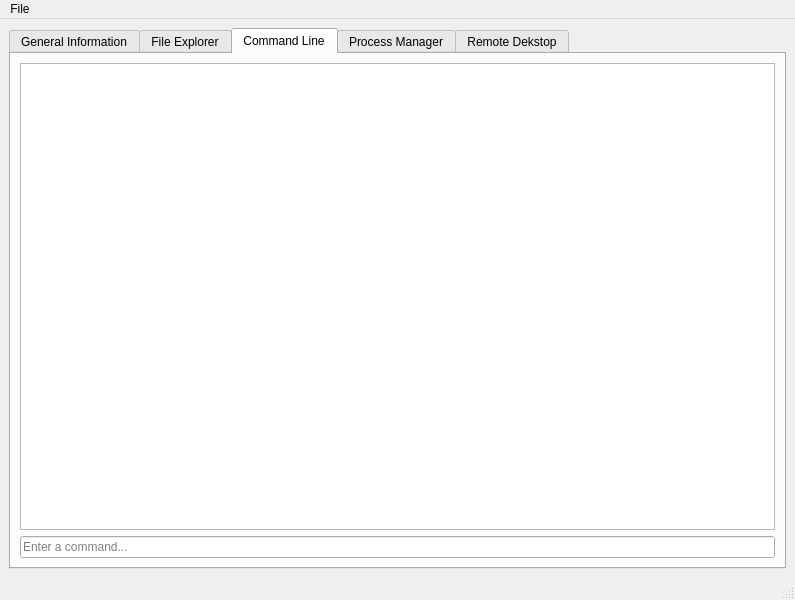
<?xml version="1.0" encoding="UTF-8"?>
<ui version="4.0">
 <class>ClientInspectionWindow</class>
 <widget class="QMainWindow" name="ClientInspectionWindow">
  <property name="geometry">
   <rect>
    <x>0</x>
    <y>0</y>
    <width>795</width>
    <height>600</height>
   </rect>
  </property>
  <property name="windowTitle">
   <string>Client Inspection Window</string>
  </property>
  <widget class="QWidget" name="centralwidget">
   <layout class="QVBoxLayout" name="verticalLayout_10">
    <item>
     <widget class="QTabWidget" name="TabContainer">
      <property name="currentIndex">
       <number>2</number>
      </property>
      <widget class="QWidget" name="ConnectionInformationTab">
       <attribute name="title">
        <string>General Information</string>
       </attribute>
       <layout class="QVBoxLayout" name="verticalLayout_9">
        <item>
         <widget class="QSplitter" name="splitter">
          <property name="orientation">
           <enum>Qt::Vertical</enum>
          </property>
          <widget class="QWidget" name="layoutWidget">
           <layout class="QHBoxLayout" name="horizontalLayout_2">
            <property name="bottomMargin">
             <number>10</number>
            </property>
            <item>
             <widget class="QTableWidget" name="SystemInformationTable">
              <property name="columnCount">
               <number>2</number>
              </property>
              <attribute name="horizontalHeaderShowSortIndicator" stdset="0">
               <bool>false</bool>
              </attribute>
              <attribute name="horizontalHeaderStretchLastSection">
               <bool>false</bool>
              </attribute>
              <column>
               <property name="text">
                <string>Specification</string>
               </property>
              </column>
              <column>
               <property name="text">
                <string>Value</string>
               </property>
              </column>
             </widget>
            </item>
            <item>
             <layout class="QVBoxLayout" name="verticalLayout_8">
              <item>
               <layout class="QHBoxLayout" name="horizontalLayout_9">
                <item>
                 <layout class="QVBoxLayout" name="verticalLayout">
                  <property name="leftMargin">
                   <number>20</number>
                  </property>
                  <property name="rightMargin">
                   <number>20</number>
                  </property>
                  <item>
                   <widget class="QLabel" name="CPUUsageLabel">
                    <property name="font">
                     <font>
                      <pointsize>12</pointsize>
                      <weight>75</weight>
                      <bold>true</bold>
                     </font>
                    </property>
                    <property name="text">
                     <string>CPU Usage</string>
                    </property>
                    <property name="alignment">
                     <set>Qt::AlignCenter</set>
                    </property>
                   </widget>
                  </item>
                  <item>
                   <layout class="QHBoxLayout" name="horizontalLayout">
                    <item>
                     <widget class="QProgressBar" name="CPUUsageProgressBar">
                      <property name="minimumSize">
                       <size>
                        <width>0</width>
                        <height>0</height>
                       </size>
                      </property>
                      <property name="value">
                       <number>24</number>
                      </property>
                      <property name="alignment">
                       <set>Qt::AlignCenter</set>
                      </property>
                      <property name="orientation">
                       <enum>Qt::Vertical</enum>
                      </property>
                      <property name="invertedAppearance">
                       <bool>false</bool>
                      </property>
                      <property name="textDirection">
                       <enum>QProgressBar::TopToBottom</enum>
                      </property>
                     </widget>
                    </item>
                   </layout>
                  </item>
                  <item>
                   <widget class="QLabel" name="CPUUsagePrecentage">
                    <property name="text">
                     <string>TextLabel</string>
                    </property>
                    <property name="alignment">
                     <set>Qt::AlignCenter</set>
                    </property>
                   </widget>
                  </item>
                 </layout>
                </item>
                <item>
                 <layout class="QVBoxLayout" name="verticalLayout_5">
                  <property name="leftMargin">
                   <number>20</number>
                  </property>
                  <property name="rightMargin">
                   <number>20</number>
                  </property>
                  <item>
                   <widget class="QLabel" name="GPUUsageLabel">
                    <property name="font">
                     <font>
                      <pointsize>12</pointsize>
                      <weight>75</weight>
                      <bold>true</bold>
                     </font>
                    </property>
                    <property name="text">
                     <string>GPU Usage</string>
                    </property>
                    <property name="alignment">
                     <set>Qt::AlignCenter</set>
                    </property>
                   </widget>
                  </item>
                  <item>
                   <layout class="QHBoxLayout" name="horizontalLayout_6">
                    <item>
                     <widget class="QProgressBar" name="GPUUsageProgressBar">
                      <property name="value">
                       <number>24</number>
                      </property>
                      <property name="alignment">
                       <set>Qt::AlignCenter</set>
                      </property>
                      <property name="orientation">
                       <enum>Qt::Vertical</enum>
                      </property>
                     </widget>
                    </item>
                   </layout>
                  </item>
                  <item>
                   <widget class="QLabel" name="GPUUsagePrecentage">
                    <property name="text">
                     <string>TextLabel</string>
                    </property>
                    <property name="alignment">
                     <set>Qt::AlignCenter</set>
                    </property>
                   </widget>
                  </item>
                 </layout>
                </item>
               </layout>
              </item>
              <item>
               <layout class="QHBoxLayout" name="horizontalLayout_10">
                <item>
                 <layout class="QVBoxLayout" name="verticalLayout_6">
                  <property name="leftMargin">
                   <number>20</number>
                  </property>
                  <property name="rightMargin">
                   <number>20</number>
                  </property>
                  <item>
                   <widget class="QLabel" name="RAMUsageLabel">
                    <property name="font">
                     <font>
                      <pointsize>12</pointsize>
                      <weight>75</weight>
                      <bold>true</bold>
                     </font>
                    </property>
                    <property name="text">
                     <string>Ram Usage</string>
                    </property>
                    <property name="alignment">
                     <set>Qt::AlignCenter</set>
                    </property>
                   </widget>
                  </item>
                  <item>
                   <layout class="QHBoxLayout" name="horizontalLayout_7">
                    <item>
                     <widget class="QProgressBar" name="RAMUsageProgressBar">
                      <property name="value">
                       <number>24</number>
                      </property>
                      <property name="alignment">
                       <set>Qt::AlignCenter</set>
                      </property>
                      <property name="orientation">
                       <enum>Qt::Vertical</enum>
                      </property>
                     </widget>
                    </item>
                   </layout>
                  </item>
                  <item>
                   <widget class="QLabel" name="RamUsagePrecentage">
                    <property name="text">
                     <string>TextLabel</string>
                    </property>
                    <property name="alignment">
                     <set>Qt::AlignCenter</set>
                    </property>
                   </widget>
                  </item>
                 </layout>
                </item>
                <item>
                 <layout class="QVBoxLayout" name="verticalLayout_7">
                  <property name="leftMargin">
                   <number>0</number>
                  </property>
                  <property name="rightMargin">
                   <number>0</number>
                  </property>
                  <item>
                   <widget class="QLabel" name="DiskUsageLabel">
                    <property name="font">
                     <font>
                      <pointsize>12</pointsize>
                      <weight>75</weight>
                      <bold>true</bold>
                     </font>
                    </property>
                    <property name="text">
                     <string>Disk Usage</string>
                    </property>
                    <property name="alignment">
                     <set>Qt::AlignCenter</set>
                    </property>
                   </widget>
                  </item>
                  <item>
                   <layout class="QHBoxLayout" name="horizontalLayout_8">
                    <item>
                     <widget class="QProgressBar" name="DiskUsageProgressBar">
                      <property name="value">
                       <number>24</number>
                      </property>
                      <property name="alignment">
                       <set>Qt::AlignCenter</set>
                      </property>
                      <property name="orientation">
                       <enum>Qt::Vertical</enum>
                      </property>
                     </widget>
                    </item>
                   </layout>
                  </item>
                  <item>
                   <widget class="QLabel" name="DiskUsagePrecentage">
                    <property name="text">
                     <string>TextLabel</string>
                    </property>
                    <property name="alignment">
                     <set>Qt::AlignCenter</set>
                    </property>
                   </widget>
                  </item>
                 </layout>
                </item>
               </layout>
              </item>
             </layout>
            </item>
           </layout>
          </widget>
          <widget class="QWidget" name="verticalLayoutWidget">
           <layout class="QVBoxLayout" name="verticalLayout_11">
            <item>
             <widget class="QLabel" name="ConnectionInformationHeader">
              <property name="font">
               <font>
                <pointsize>16</pointsize>
                <weight>75</weight>
                <bold>true</bold>
               </font>
              </property>
              <property name="text">
               <string>Connection Information</string>
              </property>
             </widget>
            </item>
            <item>
             <layout class="QHBoxLayout" name="horizontalLayout_11">
              <item>
               <layout class="QGridLayout" name="gridLayout">
                <property name="sizeConstraint">
                 <enum>QLayout::SetDefaultConstraint</enum>
                </property>
                <item row="1" column="0">
                 <widget class="QLabel" name="label_8">
                  <property name="font">
                   <font>
                    <pointsize>14</pointsize>
                   </font>
                  </property>
                  <property name="text">
                   <string>Latency</string>
                  </property>
                 </widget>
                </item>
                <item row="0" column="0">
                 <widget class="QLabel" name="label_10">
                  <property name="font">
                   <font>
                    <pointsize>14</pointsize>
                   </font>
                  </property>
                  <property name="text">
                   <string>Address</string>
                  </property>
                 </widget>
                </item>
               </layout>
              </item>
             </layout>
            </item>
           </layout>
          </widget>
         </widget>
        </item>
       </layout>
      </widget>
      <widget class="QWidget" name="FileExplorerTab">
       <attribute name="title">
        <string>File Explorer</string>
       </attribute>
       <layout class="QVBoxLayout" name="verticalLayout_2">
        <item>
         <widget class="QGroupBox" name="groupBox">
          <property name="sizePolicy">
           <sizepolicy hsizetype="Preferred" vsizetype="Preferred">
            <horstretch>0</horstretch>
            <verstretch>0</verstretch>
           </sizepolicy>
          </property>
          <property name="title">
           <string>Actions</string>
          </property>
          <layout class="QHBoxLayout" name="horizontalLayout_4">
           <item>
            <widget class="QPushButton" name="expandButton">
             <property name="text">
              <string>Expand</string>
             </property>
            </widget>
           </item>
           <item>
            <widget class="QPushButton" name="deleteButton">
             <property name="text">
              <string>Delete</string>
             </property>
            </widget>
           </item>
           <item>
            <widget class="QPushButton" name="downloadButton">
             <property name="text">
              <string>Download</string>
             </property>
            </widget>
           </item>
           <item>
            <widget class="QPushButton" name="pushButton">
             <property name="text">
              <string>PushButton</string>
             </property>
            </widget>
           </item>
          </layout>
         </widget>
        </item>
        <item>
         <widget class="QTreeWidget" name="fileViewer">
          <property name="selectionMode">
           <enum>QAbstractItemView::ContiguousSelection</enum>
          </property>
          <attribute name="headerVisible">
           <bool>false</bool>
          </attribute>
          <attribute name="headerMinimumSectionSize">
           <number>50</number>
          </attribute>
          <attribute name="headerShowSortIndicator" stdset="0">
           <bool>false</bool>
          </attribute>
          <attribute name="headerStretchLastSection">
           <bool>true</bool>
          </attribute>
          <column>
           <property name="text">
            <string>Name</string>
           </property>
          </column>
          <column>
           <property name="text">
            <string>Created</string>
           </property>
          </column>
          <column>
           <property name="text">
            <string>Last Modified</string>
           </property>
          </column>
          <column>
           <property name="text">
            <string>Size</string>
           </property>
          </column>
          <column>
           <property name="text">
            <string/>
           </property>
          </column>
         </widget>
        </item>
       </layout>
      </widget>
      <widget class="QWidget" name="CommandLineTab">
       <attribute name="title">
        <string>Command Line</string>
       </attribute>
       <layout class="QVBoxLayout" name="verticalLayout_3">
        <item>
         <widget class="QTextEdit" name="shellTextViewer">
          <property name="readOnly">
           <bool>true</bool>
          </property>
         </widget>
        </item>
        <item>
         <widget class="QLineEdit" name="shellInput">
          <property name="inputMask">
           <string/>
          </property>
          <property name="placeholderText">
           <string>Enter a command...</string>
          </property>
         </widget>
        </item>
       </layout>
      </widget>
      <widget class="QWidget" name="ProcessManagerTab">
       <attribute name="title">
        <string>Process Manager</string>
       </attribute>
       <layout class="QVBoxLayout" name="verticalLayout_4">
        <item>
         <widget class="QGroupBox" name="groupBox_2">
          <property name="sizePolicy">
           <sizepolicy hsizetype="Preferred" vsizetype="Preferred">
            <horstretch>0</horstretch>
            <verstretch>0</verstretch>
           </sizepolicy>
          </property>
          <property name="title">
           <string>Actions</string>
          </property>
          <layout class="QHBoxLayout" name="horizontalLayout_5">
           <item>
            <widget class="QPushButton" name="expandButton_2">
             <property name="text">
              <string>Expand</string>
             </property>
            </widget>
           </item>
           <item>
            <widget class="QPushButton" name="deleteButton_2">
             <property name="text">
              <string>Delete</string>
             </property>
            </widget>
           </item>
           <item>
            <widget class="QPushButton" name="downloadButton_2">
             <property name="text">
              <string>Download</string>
             </property>
            </widget>
           </item>
           <item>
            <widget class="QPushButton" name="pushButton_2">
             <property name="text">
              <string>PushButton</string>
             </property>
            </widget>
           </item>
          </layout>
         </widget>
        </item>
        <item>
         <widget class="QTableWidget" name="tableWidget"/>
        </item>
       </layout>
      </widget>
      <widget class="QWidget" name="RemoteDesktopTab">
       <attribute name="title">
        <string>Remote Dekstop</string>
       </attribute>
       <layout class="QVBoxLayout" name="verticalLayout_13">
        <item>
         <widget class="QPushButton" name="pushButton_3">
          <property name="sizePolicy">
           <sizepolicy hsizetype="Minimum" vsizetype="Expanding">
            <horstretch>0</horstretch>
            <verstretch>0</verstretch>
           </sizepolicy>
          </property>
          <property name="text">
           <string>Open Remote Desktop Window</string>
          </property>
         </widget>
        </item>
        <item>
         <widget class="QLabel" name="label">
          <property name="sizePolicy">
           <sizepolicy hsizetype="Preferred" vsizetype="Fixed">
            <horstretch>0</horstretch>
            <verstretch>0</verstretch>
           </sizepolicy>
          </property>
          <property name="text">
           <string>Latency: N/A</string>
          </property>
          <property name="alignment">
           <set>Qt::AlignCenter</set>
          </property>
         </widget>
        </item>
        <item>
         <spacer name="verticalSpacer">
          <property name="orientation">
           <enum>Qt::Vertical</enum>
          </property>
          <property name="sizeHint" stdset="0">
           <size>
            <width>20</width>
            <height>40</height>
           </size>
          </property>
         </spacer>
        </item>
       </layout>
      </widget>
     </widget>
    </item>
   </layout>
  </widget>
  <widget class="QStatusBar" name="statusbar"/>
  <widget class="QMenuBar" name="menubar">
   <property name="geometry">
    <rect>
     <x>0</x>
     <y>0</y>
     <width>795</width>
     <height>21</height>
    </rect>
   </property>
   <widget class="QMenu" name="menuFile">
    <property name="title">
     <string>File</string>
    </property>
   </widget>
   <addaction name="menuFile"/>
  </widget>
  <action name="actionew">
   <property name="icon">
    <iconset resource="../../../OneDrive/לימודים/אביב יב/NetAdmin/PyUIC/resources/resources.qrc">
     <normaloff>:/images/collapse_closed.png</normaloff>:/images/collapse_closed.png</iconset>
   </property>
   <property name="text">
    <string>ew</string>
   </property>
  </action>
  <action name="actionTest_1">
   <property name="icon">
    <iconset resource="../../../OneDrive/לימודים/אביב יב/NetAdmin/PyUIC/resources/resources.qrc">
     <normaloff>:/images/collapse_closed.png</normaloff>:/images/collapse_closed.png</iconset>
   </property>
   <property name="text">
    <string>&amp;Test 1</string>
   </property>
  </action>
  <action name="actionTest_2">
   <property name="text">
    <string>Test 2</string>
   </property>
  </action>
 </widget>
 <resources>
  <include location="../../../OneDrive/לימודים/אביב יב/NetAdmin/PyUIC/resources/resources.qrc"/>
 </resources>
 <connections/>
</ui>
